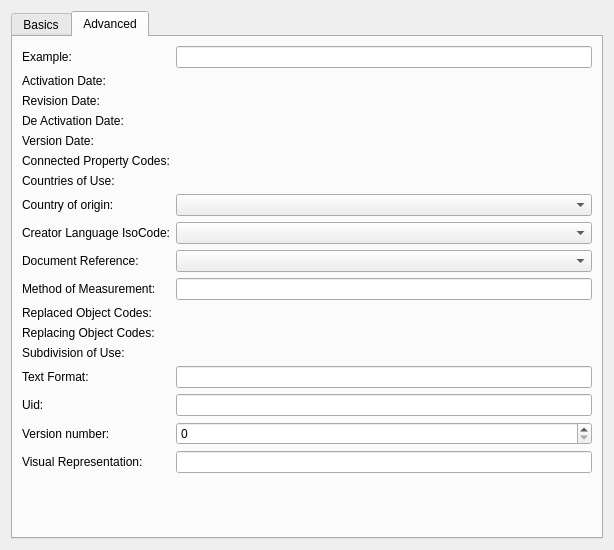
<?xml version="1.0" encoding="UTF-8"?>
<ui version="4.0">
 <class>PropertyWindow</class>
 <widget class="QWidget" name="PropertyWindow">
  <property name="geometry">
   <rect>
    <x>0</x>
    <y>0</y>
    <width>614</width>
    <height>550</height>
   </rect>
  </property>
  <property name="windowTitle">
   <string>Form</string>
  </property>
  <layout class="QVBoxLayout" name="verticalLayout">
   <item>
    <widget class="QTabWidget" name="tabWidget">
     <property name="currentIndex">
      <number>1</number>
     </property>
     <widget class="QWidget" name="tab_basics">
      <attribute name="title">
       <string>Basics</string>
      </attribute>
      <layout class="QVBoxLayout" name="verticalLayout_2">
       <item>
        <layout class="QFormLayout" name="fl_code">
         <property name="formAlignment">
          <set>Qt::AlignmentFlag::AlignLeading|Qt::AlignmentFlag::AlignLeft|Qt::AlignmentFlag::AlignVCenter</set>
         </property>
         <item row="0" column="1">
          <widget class="QLineEdit" name="le_code">
           <property name="placeholderText">
            <string>Code</string>
           </property>
          </widget>
         </item>
         <item row="1" column="0">
          <widget class="QLabel" name="lb_code">
           <property name="sizePolicy">
            <sizepolicy hsizetype="Preferred" vsizetype="Preferred">
             <horstretch>0</horstretch>
             <verstretch>0</verstretch>
            </sizepolicy>
           </property>
           <property name="toolTip">
            <string>Name of the Property Example: &quot;IsExternal&quot;</string>
           </property>
           <property name="text">
            <string>Name:</string>
           </property>
          </widget>
         </item>
         <item row="1" column="1">
          <widget class="QLineEdit" name="le_name">
           <property name="sizePolicy">
            <sizepolicy hsizetype="Preferred" vsizetype="Fixed">
             <horstretch>1</horstretch>
             <verstretch>0</verstretch>
            </sizepolicy>
           </property>
           <property name="minimumSize">
            <size>
             <width>350</width>
             <height>0</height>
            </size>
           </property>
           <property name="placeholderText">
            <string>Name</string>
           </property>
          </widget>
         </item>
         <item row="2" column="0">
          <widget class="QLabel" name="lb_unit">
           <property name="toolTip">
            <string>The units represent a scale that enables a value to be measured (ISO 80000 or ISO 4217, or ISO 8601). List of values. See reference list (JSON) units. We are working on supporting the QUDT vocabulary. If you would like to import using QUDT units or want to have the QUDT units in the API output, please let us know.</string>
           </property>
           <property name="text">
            <string>Units:</string>
           </property>
          </widget>
         </item>
         <item row="2" column="1">
          <widget class="UnitTagInput" name="ti_units" native="true">
           <property name="sizePolicy">
            <sizepolicy hsizetype="Preferred" vsizetype="Preferred">
             <horstretch>1</horstretch>
             <verstretch>0</verstretch>
            </sizepolicy>
           </property>
          </widget>
         </item>
         <item row="3" column="0" colspan="2">
          <layout class="QHBoxLayout" name="horizontalLayout">
           <item>
            <widget class="QLabel" name="lb_datatype">
             <property name="text">
              <string>Datatype:</string>
             </property>
            </widget>
           </item>
           <item>
            <widget class="QComboBox" name="cb_datatype">
             <property name="sizePolicy">
              <sizepolicy hsizetype="Preferred" vsizetype="Fixed">
               <horstretch>1</horstretch>
               <verstretch>0</verstretch>
              </sizepolicy>
             </property>
             <item>
              <property name="text">
               <string>Boolean</string>
              </property>
             </item>
             <item>
              <property name="text">
               <string>Character</string>
              </property>
             </item>
             <item>
              <property name="text">
               <string>Integer</string>
              </property>
             </item>
             <item>
              <property name="text">
               <string>Real</string>
              </property>
             </item>
             <item>
              <property name="text">
               <string>String</string>
              </property>
             </item>
             <item>
              <property name="text">
               <string>Time</string>
              </property>
             </item>
            </widget>
           </item>
           <item>
            <widget class="QLabel" name="lb_value_kind">
             <property name="toolTip">
              <string>Must be one of: Single (one value; this is the default), Range (two values), List (multiple values), Complex (neither single/range/list, for example an object like IfcActor or an aggregation of connected properties - see assembling properties), ComplexList (list of complex values).</string>
             </property>
             <property name="text">
              <string>Property Value Kind:</string>
             </property>
            </widget>
           </item>
           <item>
            <widget class="QComboBox" name="cb_value_kind">
             <property name="sizePolicy">
              <sizepolicy hsizetype="Preferred" vsizetype="Fixed">
               <horstretch>1</horstretch>
               <verstretch>0</verstretch>
              </sizepolicy>
             </property>
             <property name="toolTip">
              <string>Must be one of: Single (one value; this is the default), Range (two values), List (multiple values), Complex (neither single/range/list, for example an object like IfcActor or an aggregation of connected properties - see assembling properties), ComplexList (list of complex values).</string>
             </property>
             <item>
              <property name="text">
               <string>Single</string>
              </property>
             </item>
             <item>
              <property name="text">
               <string>Range</string>
              </property>
             </item>
             <item>
              <property name="text">
               <string>List</string>
              </property>
             </item>
             <item>
              <property name="text">
               <string>Complex</string>
              </property>
             </item>
             <item>
              <property name="text">
               <string>ComplexList</string>
              </property>
             </item>
            </widget>
           </item>
           <item>
            <widget class="QLabel" name="lb_status">
             <property name="text">
              <string>Status:</string>
             </property>
            </widget>
           </item>
           <item>
            <widget class="QComboBox" name="cb_status">
             <property name="sizePolicy">
              <sizepolicy hsizetype="Preferred" vsizetype="Fixed">
               <horstretch>1</horstretch>
               <verstretch>0</verstretch>
              </sizepolicy>
             </property>
             <item>
              <property name="text">
               <string>Active</string>
              </property>
             </item>
             <item>
              <property name="text">
               <string>Inactive</string>
              </property>
             </item>
            </widget>
           </item>
          </layout>
         </item>
         <item row="0" column="0">
          <widget class="QLabel" name="lb_property_reference">
           <property name="toolTip">
            <string>Unique identification of the property within the dictionary. Example: &quot;abc-00123-01&quot; or &quot;SpecialWidth&quot;.</string>
           </property>
           <property name="text">
            <string>Code:</string>
           </property>
          </widget>
         </item>
        </layout>
       </item>
       <item>
        <layout class="QHBoxLayout" name="hl_value_description">
         <item>
          <widget class="QPushButton" name="pb_new_value">
           <property name="maximumSize">
            <size>
             <width>24</width>
             <height>24</height>
            </size>
           </property>
           <property name="text">
            <string>+</string>
           </property>
          </widget>
         </item>
         <item>
          <widget class="QLabel" name="lb_allowed_values">
           <property name="minimumSize">
            <size>
             <width>0</width>
             <height>0</height>
            </size>
           </property>
           <property name="text">
            <string>Allowed Values:</string>
           </property>
          </widget>
         </item>
        </layout>
       </item>
       <item>
        <layout class="QVBoxLayout" name="vl_values"/>
       </item>
       <item>
        <widget class="QSplitter" name="splitter">
         <property name="orientation">
          <enum>Qt::Orientation::Vertical</enum>
         </property>
         <widget class="QGroupBox" name="gb_description">
          <property name="title">
           <string/>
          </property>
          <layout class="QVBoxLayout" name="verticalLayout_3">
           <property name="leftMargin">
            <number>0</number>
           </property>
           <property name="topMargin">
            <number>0</number>
           </property>
           <property name="rightMargin">
            <number>0</number>
           </property>
           <property name="bottomMargin">
            <number>0</number>
           </property>
           <item>
            <widget class="QLabel" name="lb_definition">
             <property name="text">
              <string>Definition:</string>
             </property>
            </widget>
           </item>
           <item>
            <widget class="QTextEdit" name="te_definition"/>
           </item>
           <item>
            <widget class="QRadioButton" name="rb_description">
             <property name="text">
              <string>Description:</string>
             </property>
            </widget>
           </item>
           <item>
            <widget class="QTextEdit" name="te_description"/>
           </item>
          </layout>
         </widget>
        </widget>
       </item>
      </layout>
     </widget>
     <widget class="QWidget" name="tab_advanced">
      <attribute name="title">
       <string>Advanced</string>
      </attribute>
      <layout class="QFormLayout" name="formLayout">
       <item row="0" column="0">
        <widget class="QLabel" name="lb_example">
         <property name="toolTip">
          <string>Example value of the Property</string>
         </property>
         <property name="text">
          <string>Example:</string>
         </property>
        </widget>
       </item>
       <item row="0" column="1">
        <widget class="QLineEdit" name="le_example"/>
       </item>
       <item row="1" column="0">
        <widget class="QLabel" name="lb_activation_time">
         <property name="text">
          <string>Activation Date:</string>
         </property>
        </widget>
       </item>
       <item row="5" column="0">
        <widget class="QLabel" name="lb_connected_properties">
         <property name="toolTip">
          <string> List of codes of one or more connected properties. Can also be full URI instead of code, in case it is a property of another dictionary.</string>
         </property>
         <property name="text">
          <string>Connected Property Codes:</string>
         </property>
        </widget>
       </item>
       <item row="5" column="1">
        <widget class="ConnectedPropertyTag" name="ti_connect_properties" native="true"/>
       </item>
       <item row="6" column="0">
        <widget class="QLabel" name="lb_country_use">
         <property name="toolTip">
          <string>List of country ISO codes this Property is being used.</string>
         </property>
         <property name="text">
          <string>Countries of Use:</string>
         </property>
        </widget>
       </item>
       <item row="6" column="1">
        <widget class="ContryTagInput" name="ti_countries" native="true"/>
       </item>
       <item row="7" column="0">
        <widget class="QLabel" name="lb_country_origin">
         <property name="toolTip">
          <string>ISO Country Code of the country of origin of this Property</string>
         </property>
         <property name="text">
          <string>Country of origin:</string>
         </property>
        </widget>
       </item>
       <item row="7" column="1">
        <widget class="QComboBox" name="cb_country_origin"/>
       </item>
       <item row="8" column="0">
        <widget class="QLabel" name="lb_creator_iso">
         <property name="toolTip">
          <string>Language ISO code of the creator. </string>
         </property>
         <property name="text">
          <string>Creator Language IsoCode:</string>
         </property>
        </widget>
       </item>
       <item row="8" column="1">
        <widget class="QComboBox" name="cb_creator_iso"/>
       </item>
       <item row="3" column="0">
        <widget class="QLabel" name="lb_deactivation_time">
         <property name="text">
          <string>De Activation Date:</string>
         </property>
        </widget>
       </item>
       <item row="9" column="0">
        <widget class="QLabel" name="lb_document_ref">
         <property name="toolTip">
          <string>Reference to document with the full or official definition of the Property</string>
         </property>
         <property name="text">
          <string>Document Reference:</string>
         </property>
        </widget>
       </item>
       <item row="9" column="1">
        <widget class="QComboBox" name="cb_document_ref"/>
       </item>
       <item row="10" column="0">
        <widget class="QLabel" name="lb_measurement">
         <property name="toolTip">
          <string>Example: &quot;Thermal transmittance according to ISO 10077-1&quot;</string>
         </property>
         <property name="text">
          <string>Method of Measurement:</string>
         </property>
        </widget>
       </item>
       <item row="10" column="1">
        <widget class="QLineEdit" name="le_measurement"/>
       </item>
       <item row="11" column="0">
        <widget class="QLabel" name="lb_replaced_objects">
         <property name="toolTip">
          <string>List of Property Codes this Property replaces</string>
         </property>
         <property name="text">
          <string>Replaced Object Codes:</string>
         </property>
        </widget>
       </item>
       <item row="12" column="0">
        <widget class="QLabel" name="lb_replacing_objects">
         <property name="toolTip">
          <string>List of Property Codes this Property is replaced by</string>
         </property>
         <property name="text">
          <string>Replacing Object Codes:</string>
         </property>
        </widget>
       </item>
       <item row="11" column="1">
        <widget class="ReplacedObjectTagInput" name="ti_replaced_objects" native="true"/>
       </item>
       <item row="12" column="1">
        <widget class="ReplacingObjectTagInput" name="ti_replacing_objects" native="true"/>
       </item>
       <item row="2" column="0">
        <widget class="QLabel" name="lb_revision_date">
         <property name="text">
          <string>Revision Date:</string>
         </property>
        </widget>
       </item>
       <item row="13" column="0">
        <widget class="QLabel" name="lb_subdivision">
         <property name="toolTip">
          <string>List of geographical regions of use Example: &quot;US-MT&quot;</string>
         </property>
         <property name="text">
          <string>Subdivision of Use:</string>
         </property>
        </widget>
       </item>
       <item row="13" column="1">
        <widget class="SubdivisionTagInput" name="ti_subdivision" native="true"/>
       </item>
       <item row="14" column="0">
        <widget class="QLabel" name="lb_text_format">
         <property name="toolTip">
          <string>Pair for text type (encoding, number of characters) The encoding is set according to &quot;Name of encoding standard&quot; of IANA, RFC 2978, Example: &quot;(UTF-8,32)&quot;</string>
         </property>
         <property name="text">
          <string>Text Format:</string>
         </property>
        </widget>
       </item>
       <item row="14" column="1">
        <widget class="QLineEdit" name="le_text_format"/>
       </item>
       <item row="15" column="0">
        <widget class="QLabel" name="lb_uid">
         <property name="toolTip">
          <string>Unique identification (ID), in case the URI is not enough.</string>
         </property>
         <property name="text">
          <string>Uid:</string>
         </property>
        </widget>
       </item>
       <item row="15" column="1">
        <widget class="QLineEdit" name="le_uid"/>
       </item>
       <item row="4" column="0">
        <widget class="QLabel" name="lb_version_date">
         <property name="text">
          <string>Version Date:</string>
         </property>
        </widget>
       </item>
       <item row="16" column="0">
        <widget class="QLabel" name="lb_version_number">
         <property name="text">
          <string>Version number:</string>
         </property>
        </widget>
       </item>
       <item row="16" column="1">
        <widget class="QSpinBox" name="sb_version_number"/>
       </item>
       <item row="17" column="0">
        <widget class="QLabel" name="lb_visual_rep">
         <property name="text">
          <string>Visual Representation:</string>
         </property>
        </widget>
       </item>
       <item row="17" column="1">
        <widget class="QLineEdit" name="le_visual_rep"/>
       </item>
       <item row="1" column="1">
        <widget class="DateTimeWithNow" name="de_activation_time" native="true"/>
       </item>
       <item row="2" column="1">
        <widget class="DateTimeWithNow" name="de_revision_time" native="true"/>
       </item>
       <item row="3" column="1">
        <widget class="DateTimeWithNow" name="de_deactivation_time" native="true"/>
       </item>
       <item row="4" column="1">
        <widget class="DateTimeWithNow" name="de_version_date" native="true"/>
       </item>
      </layout>
     </widget>
    </widget>
   </item>
  </layout>
 </widget>
 <customwidgets>
  <customwidget>
   <class>UnitTagInput</class>
   <extends>QWidget</extends>
   <header>bsdd_gui.module.property_editor.widgets</header>
   <container>1</container>
  </customwidget>
  <customwidget>
   <class>ConnectedPropertyTag</class>
   <extends>QWidget</extends>
   <header>bsdd_gui.module.property_editor.widgets</header>
   <container>1</container>
  </customwidget>
  <customwidget>
   <class>ContryTagInput</class>
   <extends>QWidget</extends>
   <header>bsdd_gui.module.property_editor.widgets</header>
   <container>1</container>
  </customwidget>
  <customwidget>
   <class>ReplacedObjectTagInput</class>
   <extends>QWidget</extends>
   <header>bsdd_gui.module.property_editor.widgets</header>
   <container>1</container>
  </customwidget>
  <customwidget>
   <class>ReplacingObjectTagInput</class>
   <extends>QWidget</extends>
   <header>bsdd_gui.module.property_editor.widgets</header>
   <container>1</container>
  </customwidget>
  <customwidget>
   <class>SubdivisionTagInput</class>
   <extends>QWidget</extends>
   <header>bsdd_gui.module.property_editor.widgets</header>
   <container>1</container>
  </customwidget>
  <customwidget>
   <class>DateTimeWithNow</class>
   <extends>QWidget</extends>
   <header>bsdd_gui.presets.ui_presets.datetime_now</header>
   <container>1</container>
  </customwidget>
 </customwidgets>
 <resources/>
 <connections/>
</ui>
